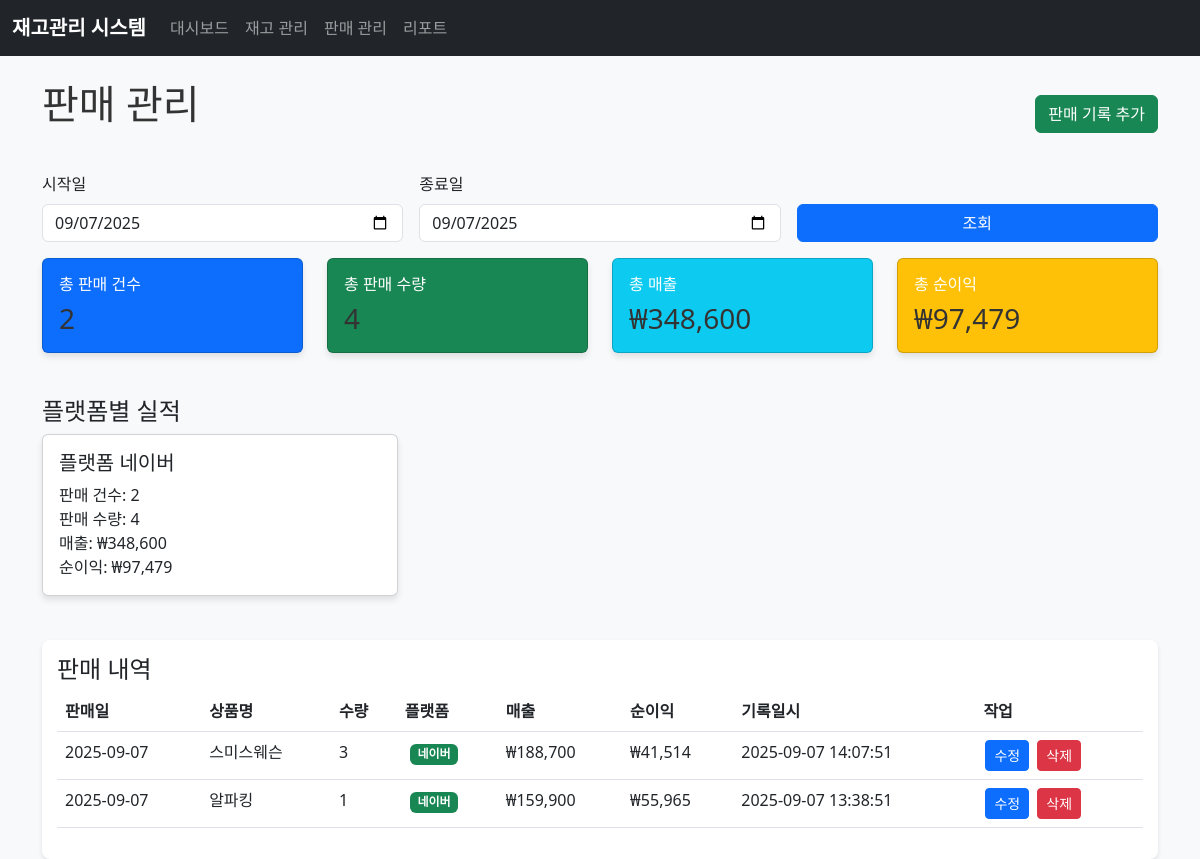
The app's page /sales with its own data.
### tables this page shows
CREATE TABLE sales (
        id INTEGER PRIMARY KEY AUTOINCREMENT,
        product_id INTEGER NOT NULL,
        sale_date DATE NOT NULL,
        quantity INTEGER NOT NULL,
        platform VARCHAR(10) NOT NULL,
        revenue DECIMAL(10,2) NOT NULL,
        profit DECIMAL(10,2) NOT NULL,
        created_at DATETIME DEFAULT CURRENT_TIMESTAMP,
        FOREIGN KEY (product_id) REFERENCES products (id)
    );

CREATE TABLE products (
        id INTEGER PRIMARY KEY AUTOINCREMENT,
        name VARCHAR(100) NOT NULL,
        options TEXT,
        price DECIMAL(10,2) NOT NULL,
        margin_naver DECIMAL(5,2) NOT NULL,
        margin_coupang DECIMAL(5,2) NOT NULL,
        margin_self DECIMAL(5,2) NOT NULL,
        quantity INTEGER NOT NULL DEFAULT 0,
        created_at DATETIME DEFAULT CURRENT_TIMESTAMP,
        updated_at DATETIME DEFAULT CURRENT_TIMESTAMP
    );

### app.py (the view)
@app.route('/sales')
def sales_page():
    today = date.today()
    start_date = request.args.get('start_date', today.strftime('%Y-%m-%d'))
    end_date = request.args.get('end_date', today.strftime('%Y-%m-%d'))
    sales_list = sales_manager.get_sales_by_date(start_date, end_date)
    summary = sales_manager.get_sales_summary(start_date, end_date)
    return render_template('sales.html',
                         sales=sales_list,
                         summary=summary,
                         start_date=start_date,
                         end_date=end_date)

### database.py (called while the page is built)
def get_connection():
    return sqlite3.connect(DATABASE_NAME)

### templates/sales.html (shortened to what this page needs)
{% extends "base.html" %}
{% block content %}
<div class="d-flex justify-content-between align-items-center mb-4">
    <h1>판매 관리</h1>
    <a href="/sales/add" class="btn btn-success">판매 기록 추가</a>
</div>
<div class="row mb-3">
    <div class="col-md-12">
        <form method="get" action="/sales" class="row g-3">
            <div class="col-md-4">
                <label for="start_date" class="form-label">시작일</label>
                <input type="date" class="form-control" id="start_date" name="start_date" value="{{ start_date }}">
            </div>
            <div class="col-md-4">
                <label for="end_date" class="form-label">종료일</label>
                <input type="date" class="form-control" id="end_date" name="end_date" value="{{ end_date }}">
            </div>
            <div class="col-md-4">
                <label class="form-label">&nbsp;</label>
                <button type="submit" class="btn btn-primary d-block w-100">조회</button>
            </div>
        </form>
    </div>
</div>
<div class="row mb-4">
    <div class="col-md-3">
        <div class="card bg-primary text-white">
            <div class="card-body">
                <h6 class="card-title">총 판매 건수</h6>
                <h3 class="card-text">{{ summary.total_sales }}</h3>
            </div>
        </div>
    </div>
    <div class="col-md-3">
        <div class="card bg-success text-white">
            <div class="card-body">
                <h6 class="card-title">총 판매 수량</h6>
                <h3 class="card-text">{{ summary.total_quantity }}</h3>
            </div>
        </div>
    </div>
    <div class="col-md-3">
        <div class="card bg-info text-white">
            <div class="card-body">
                <h6 class="card-title">총 매출</h6>
                <h3 class="card-text">₩{{ "{:,.0f}".format(summary.total_revenue) }}</h3>
            </div>
        </div>
    </div>
    <div class="col-md-3">
        <div class="card bg-warning text-white">
            <div class="card-body">
                <h6 class="card-title">총 순이익</h6>
                <h3 class="card-text">₩{{ "{:,.0f}".format(summary.total_profit) }}</h3>
            </div>
        </div>
    </div>
</div>
{% if summary.platform_stats %}
<div class="row mb-4">
    <div class="col-md-12">
        <h4>플랫폼별 실적</h4>
        <div class="row">
            {% for platform, stats in summary.platform_stats.items() %}
            <div class="col-md-4">
                <div class="card">
                    <div class="card-body">
                        <h5 class="card-title">플랫폼 {{ platform }}</h5>
                        <p class="card-text">
                            판매 건수: {{ stats.sales_count }}<br>
                            판매 수량: {{ stats.quantity }}<br>
                            매출: ₩{{ "{:,.0f}".format(stats.revenue) }}<br>
                            순이익: ₩{{ "{:,.0f}".format(stats.profit) }}
                        </p>
                    </div>
                </div>
            </div>
            {% endfor %}
        </div>
    </div>
</div>
{% endif %}
<div class="table-responsive">
    <h4>판매 내역</h4>
    <table class="table table-hover">
        <thead>
            <tr>
                <th>판매일</th>
                <th>상품명</th>
                <th>수량</th>
                <th>플랫폼</th>
                <th>매출</th>
                <th>순이익</th>
                <th>기록일시</th>
                <th>작업</th>
            </tr>
        </thead>
        <tbody>
            {% for sale in sales %}
            <tr>
                <td>{{ sale.sale_date }}</td>
                <td>{{ sale.product_name }}</td>
                <td>{{ sale.quantity }}</td>
                <td>
                    {% if sale.platform == '네이버' %}
                    <span class="badge bg-success">네이버</span>
                    {% elif sale.platform == '쿠팡' %}
                    <span class="badge bg-warning">쿠팡</span>
                    {% elif sale.platform == '자사몰' %}
                    <span class="badge bg-info">자사몰</span>
                    {% else %}
                    <span class="badge bg-secondary">{{ sale.platform }}</span>
                    {% endif %}
                </td>
                <td>₩{{ "{:,.0f}".format(sale.revenue) }}</td>
                <td>₩{{ "{:,.0f}".format(sale.profit) }}</td>
                <td>{{ sale.created_at }}</td>
                <td>
                    <a href="/sales/edit/{{ sale.id }}" class="btn btn-sm btn-primary">수정</a>
                    <form method="post" action="/sales/delete/{{ sale.id }}" style="display: inline;">
                        <button type="submit" class="btn btn-sm btn-danger"
                                onclick="return confirm('정말 삭제하시겠습니까? 재고가 복원됩니다.')">삭제</button>
                    </form>
                </td>
            </tr>
            {% endfor %}
        </tbody>
    </table>
</div>
{% endblock %}

### static/css/style.css (style rules this page uses)
body { background-color: #f8f9fa; }
.card { margin-bottom: 20px; box-shadow: 0 4px 6px rgba(0, 0, 0, 0.1); }
.table-responsive { background-color: white; border-radius: 8px; padding: 15px; box-shadow: 0 2px 4px rgba(0, 0, 0, 0.1); }
.badge { margin-left: 5px; }
.btn-sm { margin: 0 2px; }
h1, h2, h3 { color: #333; margin-bottom: 20px; }

### records on screen
sales: sale_date "2025-09-07", product_name "스미스웨슨", quantity "3", platform "네이버", revenue "188,700", profit "41,514", created_at "2025-09-07 14:07:51"
sales: sale_date "2025-09-07", product_name "알파킹", quantity "1", platform "네이버", revenue "159,900", profit "55,965", created_at "2025-09-07 13:38:51"

### other values on screen
{{ summary.total_sales }} "2"
{{ summary.total_quantity }} "4"
{{ "{:,.0f}".format(summary.total_revenue) }} "348,600"
{{ "{:,.0f}".format(summary.total_profit) }} "97,479"
{{ platform }} "네이버"
{{ stats.sales_count }} "2"
{{ stats.quantity }} "4"
{{ "{:,.0f}".format(stats.revenue) }} "348,600"
{{ "{:,.0f}".format(stats.profit) }} "97,479"
